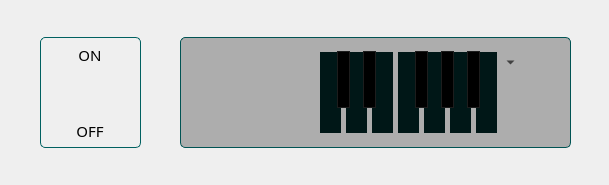
<?xml version="1.0" encoding="UTF-8"?>
<ui version="4.0">
 <class>AutotuneTab</class>
 <widget class="QWidget" name="AutotuneTab">
  <property name="geometry">
   <rect>
    <x>0</x>
    <y>0</y>
    <width>609</width>
    <height>185</height>
   </rect>
  </property>
  <property name="windowTitle">
   <string>Form</string>
  </property>
  <widget class="QGroupBox" name="toggleBox">
   <property name="geometry">
    <rect>
     <x>40</x>
     <y>37</y>
     <width>101</width>
     <height>111</height>
    </rect>
   </property>
   <property name="styleSheet">
    <string notr="true">QGroupBox {
	border: 1px solid #006060;
	border-radius: 5px;
}</string>
   </property>
   <property name="title">
    <string/>
   </property>
   <widget class="QCheckBox" name="toggle">
    <property name="geometry">
     <rect>
      <x>20</x>
      <y>26</y>
      <width>60</width>
      <height>60</height>
     </rect>
    </property>
    <property name="styleSheet">
     <string notr="true">QCheckBox::indicator {width: 60px; height: 60px; border: 0px;}
QCheckBox::indicator:checked {image: url(:/icons/toggleOn.png);}
QCheckBox::indicator:unchecked {image: url(:/icons/toggleOff.png);}</string>
    </property>
    <property name="text">
     <string/>
    </property>
   </widget>
   <widget class="QLabel" name="label">
    <property name="geometry">
     <rect>
      <x>20</x>
      <y>8</y>
      <width>60</width>
      <height>20</height>
     </rect>
    </property>
    <property name="font">
     <font>
      <family>Cascadia Code</family>
      <pointsize>11</pointsize>
     </font>
    </property>
    <property name="text">
     <string>ON</string>
    </property>
    <property name="alignment">
     <set>Qt::AlignCenter</set>
    </property>
   </widget>
   <widget class="QLabel" name="label_2">
    <property name="geometry">
     <rect>
      <x>20</x>
      <y>84</y>
      <width>60</width>
      <height>20</height>
     </rect>
    </property>
    <property name="font">
     <font>
      <family>Cascadia Code</family>
      <pointsize>11</pointsize>
     </font>
    </property>
    <property name="text">
     <string>OFF</string>
    </property>
    <property name="alignment">
     <set>Qt::AlignCenter</set>
    </property>
   </widget>
  </widget>
  <widget class="QGroupBox" name="settings">
   <property name="geometry">
    <rect>
     <x>180</x>
     <y>37</y>
     <width>391</width>
     <height>111</height>
    </rect>
   </property>
   <property name="styleSheet">
    <string notr="true">QGroupBox {
	border: 1px solid #006060;
	border-radius: 5px;
}</string>
   </property>
   <property name="title">
    <string/>
   </property>
   <widget class="QGroupBox" name="notes">
    <property name="geometry">
     <rect>
      <x>130</x>
      <y>1</y>
      <width>241</width>
      <height>109</height>
     </rect>
    </property>
    <property name="toolTip">
     <string>&lt;html&gt;&lt;head/&gt;&lt;body&gt;&lt;p&gt;Set the notes that the Autotuner will pitch your voice to&lt;/p&gt;&lt;/body&gt;&lt;/html&gt;</string>
    </property>
    <property name="styleSheet">
     <string notr="true">border: 0px;
border-radius: 0px;</string>
    </property>
    <property name="title">
     <string/>
    </property>
    <widget class="QCheckBox" name="C">
     <property name="geometry">
      <rect>
       <x>10</x>
       <y>14</y>
       <width>21</width>
       <height>81</height>
      </rect>
     </property>
     <property name="styleSheet">
      <string notr="true">QCheckBox::indicator { width: 21; height: 81; }
QCheckBox::indicator:checked { background: #FFFFFF;}
QCheckBox::indicator:unchecked { background: #002020; }</string>
     </property>
     <property name="text">
      <string/>
     </property>
    </widget>
    <widget class="QCheckBox" name="D">
     <property name="geometry">
      <rect>
       <x>36</x>
       <y>14</y>
       <width>21</width>
       <height>81</height>
      </rect>
     </property>
     <property name="styleSheet">
      <string notr="true">QCheckBox::indicator { width: 21; height: 81; }
QCheckBox::indicator:checked { background: #FFFFFF;}
QCheckBox::indicator:unchecked { background: #002020; }</string>
     </property>
     <property name="text">
      <string/>
     </property>
    </widget>
    <widget class="QCheckBox" name="E">
     <property name="geometry">
      <rect>
       <x>62</x>
       <y>14</y>
       <width>21</width>
       <height>81</height>
      </rect>
     </property>
     <property name="styleSheet">
      <string notr="true">QCheckBox::indicator { width: 21; height: 81; }
QCheckBox::indicator:checked { background: #FFFFFF;}
QCheckBox::indicator:unchecked { background: #002020; }</string>
     </property>
     <property name="text">
      <string/>
     </property>
    </widget>
    <widget class="QCheckBox" name="F">
     <property name="geometry">
      <rect>
       <x>88</x>
       <y>14</y>
       <width>21</width>
       <height>81</height>
      </rect>
     </property>
     <property name="styleSheet">
      <string notr="true">QCheckBox::indicator { width: 21; height: 81; }
QCheckBox::indicator:checked { background: #FFFFFF;}
QCheckBox::indicator:unchecked { background: #002020; }</string>
     </property>
     <property name="text">
      <string/>
     </property>
    </widget>
    <widget class="QCheckBox" name="G">
     <property name="geometry">
      <rect>
       <x>114</x>
       <y>14</y>
       <width>21</width>
       <height>81</height>
      </rect>
     </property>
     <property name="styleSheet">
      <string notr="true">QCheckBox::indicator { width: 21; height: 81; }
QCheckBox::indicator:checked { background: #FFFFFF;}
QCheckBox::indicator:unchecked { background: #002020; }</string>
     </property>
     <property name="text">
      <string/>
     </property>
    </widget>
    <widget class="QCheckBox" name="A">
     <property name="geometry">
      <rect>
       <x>140</x>
       <y>14</y>
       <width>21</width>
       <height>81</height>
      </rect>
     </property>
     <property name="styleSheet">
      <string notr="true">QCheckBox::indicator { width: 21; height: 81; }
QCheckBox::indicator:checked { background: #FFFFFF;}
QCheckBox::indicator:unchecked { background: #002020; }</string>
     </property>
     <property name="text">
      <string/>
     </property>
    </widget>
    <widget class="QCheckBox" name="B">
     <property name="geometry">
      <rect>
       <x>166</x>
       <y>14</y>
       <width>21</width>
       <height>81</height>
      </rect>
     </property>
     <property name="styleSheet">
      <string notr="true">QCheckBox::indicator { width: 21; height: 81; }
QCheckBox::indicator:checked { background: #FFFFFF;}
QCheckBox::indicator:unchecked { background: #002020; }</string>
     </property>
     <property name="text">
      <string/>
     </property>
    </widget>
    <widget class="QCheckBox" name="Db">
     <property name="geometry">
      <rect>
       <x>27</x>
       <y>13</y>
       <width>13</width>
       <height>57</height>
      </rect>
     </property>
     <property name="styleSheet">
      <string notr="true">QCheckBox::indicator { width: 11; height: 55; border: 1px solid #282828; }
QCheckBox::indicator:checked { background: #000000;}
QCheckBox::indicator:unchecked { background: #002020; }</string>
     </property>
     <property name="text">
      <string/>
     </property>
     <property name="checked">
      <bool>true</bool>
     </property>
    </widget>
    <widget class="QCheckBox" name="Eb">
     <property name="geometry">
      <rect>
       <x>53</x>
       <y>13</y>
       <width>13</width>
       <height>57</height>
      </rect>
     </property>
     <property name="styleSheet">
      <string notr="true">QCheckBox::indicator { width: 11; height: 55; border: 1px solid #282828; }
QCheckBox::indicator:checked { background: #000000;}
QCheckBox::indicator:unchecked { background: #002020; }</string>
     </property>
     <property name="text">
      <string/>
     </property>
     <property name="checked">
      <bool>true</bool>
     </property>
    </widget>
    <widget class="QCheckBox" name="Gb">
     <property name="geometry">
      <rect>
       <x>105</x>
       <y>13</y>
       <width>13</width>
       <height>57</height>
      </rect>
     </property>
     <property name="styleSheet">
      <string notr="true">QCheckBox::indicator { width: 11; height: 55; border: 1px solid #282828; }
QCheckBox::indicator:checked { background: #000000;}
QCheckBox::indicator:unchecked { background: #002020; }</string>
     </property>
     <property name="text">
      <string/>
     </property>
     <property name="checked">
      <bool>true</bool>
     </property>
    </widget>
    <widget class="QCheckBox" name="Ab">
     <property name="geometry">
      <rect>
       <x>131</x>
       <y>13</y>
       <width>13</width>
       <height>57</height>
      </rect>
     </property>
     <property name="styleSheet">
      <string notr="true">QCheckBox::indicator { width: 11; height: 55; border: 1px solid #282828; }
QCheckBox::indicator:checked { background: #000000;}
QCheckBox::indicator:unchecked { background: #002020; }</string>
     </property>
     <property name="text">
      <string/>
     </property>
     <property name="checked">
      <bool>true</bool>
     </property>
    </widget>
    <widget class="QCheckBox" name="Bb">
     <property name="geometry">
      <rect>
       <x>157</x>
       <y>13</y>
       <width>13</width>
       <height>57</height>
      </rect>
     </property>
     <property name="styleSheet">
      <string notr="true">QCheckBox::indicator { width: 11; height: 55; border: 1px solid #282828; }
QCheckBox::indicator:checked { background: #000000;}
QCheckBox::indicator:unchecked { background: #002020; }</string>
     </property>
     <property name="text">
      <string/>
     </property>
     <property name="checked">
      <bool>true</bool>
     </property>
    </widget>
    <widget class="QToolButton" name="setScale">
     <property name="geometry">
      <rect>
       <x>190</x>
       <y>14</y>
       <width>20</width>
       <height>20</height>
      </rect>
     </property>
     <property name="toolTip">
      <string>&lt;html&gt;&lt;head/&gt;&lt;body&gt;&lt;p&gt;Select a key/scale to tune to&lt;/p&gt;&lt;/body&gt;&lt;/html&gt;</string>
     </property>
     <property name="styleSheet">
      <string notr="true">QToolButton::menu-button {
	border: 0px;
	border-radius: 0px;
	width: 20px;
}</string>
     </property>
     <property name="text">
      <string/>
     </property>
     <property name="popupMode">
      <enum>QToolButton::MenuButtonPopup</enum>
     </property>
     <property name="arrowType">
      <enum>Qt::NoArrow</enum>
     </property>
    </widget>
   </widget>
   <widget class="QWidget" name="overlay" native="true">
    <property name="geometry">
     <rect>
      <x>0</x>
      <y>0</y>
      <width>391</width>
      <height>111</height>
     </rect>
    </property>
    <property name="styleSheet">
     <string notr="true">border: 1px solid transparent;
border-radius: 5px;
background: rgba(0, 0, 0, 70);</string>
    </property>
   </widget>
  </widget>
 </widget>
 <resources/>
 <connections/>
</ui>
